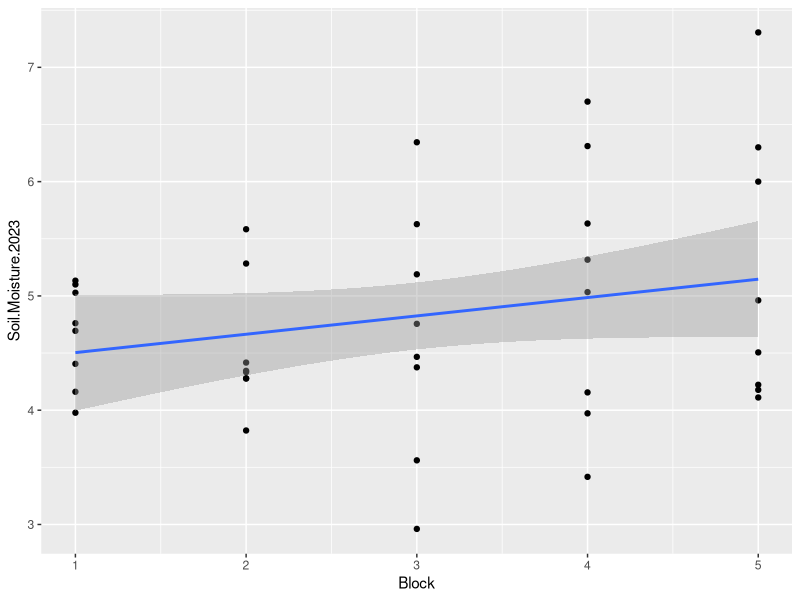

The R script that drew this image:
# EL Soil Moisture Calulations
# Initiated: 8/23/2023
# Complted:

setwd("/Users/jargrett/Desktop/Castilleja/Data Analysis/RMBL/2023 Argrett")

# Load-in packages
library(tidyverse) # for data working
library(ggplot2) # plotting
library(ggpubr) # plotting
library(car) # Regression Analysis

soil.moisture <- read.csv("Emerald Lake Soil Moisture Data.csv")

#checking data structure
str(soil.moisture)
soil.moisture$Average.Soil.Moisture <- as.numeric(soil.moisture$Average.Soil.Moisture)
soil.moisture$Date <- as.factor(soil.moisture$Date)
is.na(soil.moisture)
moisture <- na.omit(soil.moisture)

#Create a new DF that groups by averages per plot
ASM.Plot <- moisture %>%
  group_by(Plot) %>%
  summarize(ASM=mean(Average.Soil.Moisture))

SM <- merge(moisture,ASM.Plot,by="Plot")
str(SM)
SM$Plot <- as.factor(SM$Plot)
#Data Visualizations
EL <- read.csv("Emerald Lake Plot Data.csv")

ggplot(EL, aes(x=Block, y=Soil.Moisture.2023)) +
  geom_point() + 
  geom_smooth(method=lm, se=TRUE)

#linear regression and ANOVA to to see if Block and Elevation effect SM
sm.lm <- lm(Soil.Moisture.2023~Block*Elevation, data = EL)
summary(sm.lm)
Anova(sm.lm)
